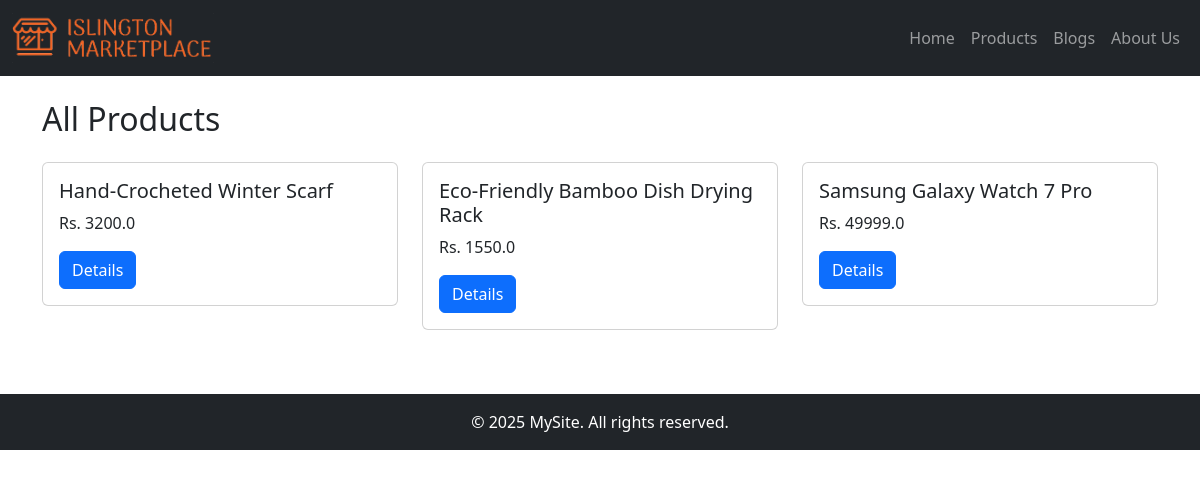
Screenshot of /products/ with the database file from the repository.
### sitesetting/models.py (models this page shows, shortened)
class SiteSetting(models.Model):
    site_title = models.CharField(max_length=200, default="Marketplace")
    meta_description = models.TextField(blank=True, null=True)
    meta_keywords = models.CharField(max_length=255, blank=True, null=True)
    logo = models.ImageField(upload_to="photos/logos/", blank=True, null=True)
    favicon = models.ImageField(upload_to="photos/favicons/", blank=True, null=True)
    class Meta:
        verbose_name = "Site Setting"
        verbose_name_plural = "Site Settings"

### pages/models.py (models this page shows, shortened)
class Page(models.Model):
    title = models.CharField(max_length=100)
    slug = models.SlugField(unique=True)
    content = models.TextField()
    created_at = models.DateTimeField(auto_now_add=True)

### products/models.py (models this page shows, shortened)
class Product(models.Model):
    name = models.CharField(max_length=100)
    slug = models.SlugField(unique=True, null=True, blank=True)
    price = models.FloatField()
    description = models.TextField()
    stock = models.IntegerField(default=1)
    status = models.BooleanField(default=0)
    category = models.ForeignKey(Category, on_delete=models.CASCADE)
    created_at = models.DateTimeField(default=timezone.now)
    product_image = models.ImageField(upload_to='photos/products', blank=True)

### products/views.py (the view)
# urls.py: path('products/', include('products.urls')),
def products(request):
    all_products = Product.objects.all()
    return render(request, 'products/products1.html', {'products': all_products})

### pages/context_processors.py (called while the page is built)
def pages_links(request):
    pages = Page.objects.all()
    return {'pages': pages}

### sitesetting/context_processors.py (called while the page is built)
def site_settings(request):
    setting = SiteSetting.objects.first()
    return {'site_setting': setting}

### templates/products/products1.html
{% extends 'master/base1.html' %}
{% block content %}
<h2 class="mb-4">All Products</h2>
<div class="row">
  {% for product in products %}
    <div class="col-md-4 mb-3">
      <div class="card">
        <div class="card-body">
          <h5 class="card-title">{{ product.name }}</h5>
          <p class="card-text">Rs. {{ product.price }}</p>
          <a href="{% url 'product_detail' product.pk %}" class="btn btn-primary">Details</a>
        </div>
      </div>
    </div>
  {% endfor %}
</div>
{% endblock %}

### templates/includes/header1.html (shortened to what this page needs)
{% load static %}
<nav class="navbar navbar-expand-lg navbar-dark bg-dark">
  <div class="container-fluid">
    <a class="navbar-brand" href="{% url 'home' %}">
      {% if site_setting.logo %}
      <img src="{{ site_setting.logo.url }}" alt="logo"
      style="max-height: 50px; width: auto;" class="d-inline-block align-middle">
      {%endif%}
    </a>
    <div class="collapse navbar-collapse" id="navbarNav">
      <ul class="navbar-nav ms-auto">
        <li class="nav-item">
          <a class="nav-link" href="{% url 'home' %}">Home</a>
        </li>
        <li class="nav-item">
          <a class="nav-link" href="{% url 'products' %}">Products</a>
        </li>
        <li class="nav-item">
          <a class="nav-link" href="{% url 'blogs' %}">Blogs</a>
        </li>
        {% for page in pages %}
        <li class="nav-item">
          <a class="nav-link" href="{% url 'page_detail' page.slug %}">{{ page.title }}</a>
        </li>
        {% endfor %}
      </ul>
    </div>
  </div>
</nav>

### rows the page displays
SiteSetting: logo (picture)
Page: title "About Us"
Product: name "Hand-Crocheted Winter Scarf", price "3200.0"
Product: name "Eco-Friendly Bamboo Dish Drying Rack", price "1550.0"
Product: name "Samsung Galaxy Watch 7 Pro", price "49999.0"
